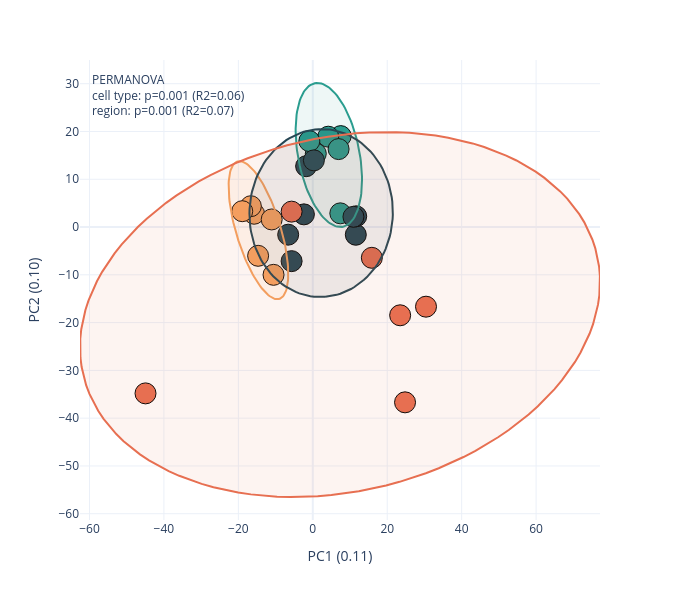

Here is the notebook cell this chart was saved with:
### Code cell
# Figure 5e (part 3) - PCA + 95% data ellipses + PERMANOVA (overall / cell type / region).
pca = ac.run_pca(norm)
print('explained variance:', pca[1])
pdf = pca[0][0]

feat = [c for c in norm.columns if c not in ('group', 'sample', 'subject')]
D2 = squareform(pdist(norm[feat].values, 'euclidean')) ** 2
grp = norm['group'].values
celltype = np.array(['act' if g.startswith('act') else 'inh' for g in grp])
region   = np.array(['subcortex' if 'subcortex' in g else 'cortex' for g in grp])
res = {}
for name, lab in [('overall (4 groups)', grp), ('cell type (act/inh)', celltype), ('region (ctx/subctx)', region)]:
    F, R2, pv = permanova(D2, lab)
    res[name] = (F, R2, pv)
    print(f'PERMANOVA {name:<22} pseudo-F={F:.2f}  R2={R2:.3f}  p={pv:.4f}')

CMAP = {'act_cortex': '#2a9d8f', 'act_subcortex': '#f4a261', 'inh_cortex': '#264653', 'inh_subcortex': '#e76f51'}

def _ellipse(xs, ys, chi2_95=5.991, npts=120):
    cov = np.cov(xs, ys); mean = np.array([np.mean(xs), np.mean(ys)])
    vals, vecs = np.linalg.eigh(cov)
    t = np.linspace(0, 2 * np.pi, npts); circ = np.array([np.cos(t), np.sin(t)])
    ell = mean[:, None] + vecs @ (np.sqrt(chi2_95) * np.sqrt(vals)[:, None] * circ)
    return ell[0], ell[1]

fig = px.scatter(pdf, x='x', y='y', color='group', hover_name='sample', color_discrete_map=CMAP)
fig.update_traces(marker=dict(size=21, line=dict(width=1, color='black')))
for g, c in CMAP.items():
    sub = pdf[pdf['group'] == g]
    if len(sub) >= 3:
        ex, ey = _ellipse(sub['x'].values, sub['y'].values)
        fig.add_trace(go.Scatter(x=ex, y=ey, mode='lines', line=dict(color=c, width=2),
                                 fill='toself', fillcolor=_hex_to_rgba(c, 0.08),
                                 showlegend=False, hoverinfo='skip'))
ct = res['cell type (act/inh)']; rg = res['region (ctx/subctx)']
ann = ('PERMANOVA<br>cell type: p=%.3f (R2=%.2f)<br>region: p=%.3f (R2=%.2f)'
       % (ct[2], ct[1], rg[2], rg[1]))
fig.add_annotation(x=0.02, y=0.98, xref='paper', yref='paper', showarrow=False, align='left', text=ann)
fig.update_layout(width=680, height=600, template='plotly_white',
                  xaxis_title=pca[1]['x_title'], yaxis_title=pca[1]['y_title'], showlegend = False)
fig.show()
fig.write_image(r'D:\Projects\nanoPhos\figures_upd\figure5\figure5e.pdf', width=600, height=600)

### Figure 1 — Plotly figure (JSON) as saved in the notebook; plotly's stock layout.template omitted (floating-point values rounded to 4 significant figures)
{"data": [{"hovertemplate": "<b>%{hovertext}</b><br><br>group=act_cortex<br>x=%{x}<br>y=%{y}<extra></extra>", "hovertext": ["act_cortex_1", "act_cortex_2", "act_cortex_3", "act_cortex_4", "act_cortex_5", "act_cortex_6"], "legendgroup": "act_cortex", "marker": {"color": "#2a9d8f", "line": {"color": "black", "width": 1}, "size": 21, "symbol": "circle"}, "mode": "markers", "name": "act_cortex", "orientation": "v", "showlegend": true, "type": "scatter", "x": [7.394, 7.499, 4.145, 0.806, -0.9337, 6.932], "xaxis": "x", "y": [2.865, 19.03, 18.91, 15.36, 17.99, 16.31], "yaxis": "y"}, {"hovertemplate": "<b>%{hovertext}</b><br><br>group=act_subcortex<br>x=%{x}<br>y=%{y}<extra></extra>", "hovertext": ["act_subcortex_1", "act_subcortex_2", "act_subcortex_3", "act_subcortex_4", "act_subcortex_5", "act_subcortex_6"], "legendgroup": "act_subcortex", "marker": {"color": "#f4a261", "line": {"color": "black", "width": 1}, "size": 21, "symbol": "circle"}, "mode": "markers", "name": "act_subcortex", "orientation": "v", "showlegend": true, "type": "scatter", "x": [-15.77, -16.64, -18.96, -14.69, -11.05, -10.55], "xaxis": "x", "y": [2.782, 4.362, 3.314, -6.023, 1.588, -10.01], "yaxis": "y"}, {"hovertemplate": "<b>%{hovertext}</b><br><br>group=inh_cortex<br>x=%{x}<br>y=%{y}<extra></extra>", "hovertext": ["inh_cortex_1", "inh_cortex_2", "inh_cortex_3", "inh_cortex_4", "inh_cortex_5", "inh_cortex_6", "inh_cortex_7", "inh_cortex_8"], "legendgroup": "inh_cortex", "marker": {"color": "#264653", "line": {"color": "black", "width": 1}, "size": 21, "symbol": "circle"}, "mode": "markers", "name": "inh_cortex", "orientation": "v", "showlegend": true, "type": "scatter", "x": [-1.796, 0.2929, -2.387, -5.697, -6.618, 11.56, 11.66, 10.92], "xaxis": "x", "y": [12.72, 13.95, 2.653, -7.135, -1.6, -1.612, 2.253, 2.142], "yaxis": "y"}, {"hovertemplate": "<b>%{hovertext}</b><br><br>group=inh_subcortex<br>x=%{x}<br>y=%{y}<extra></extra>", "hovertext": ["inh_subcortex_1", "inh_subcortex_2", "inh_subcortex_3", "inh_subcortex_4", "inh_subcortex_5", "inh_subcortex_6"], "legendgroup": "inh_subcortex", "marker": {"color": "#e76f51", "line": {"color": "black", "width": 1}, "size": 21, "symbol": "circle"}, "mode": "markers", "name": "inh_subcortex", "orientation": "v", "showlegend": true, "type": "scatter", "x": [-5.697, -44.95, 24.78, 23.47, 15.86, 30.42], "xaxis": "x", "y": [3.223, -34.81, -36.69, -18.47, -6.442, -16.67], "yaxis": "y"}, {"fill": "toself", "fillcolor": "rgba(42, 157, 143, 0.08)", "hoverinfo": "skip", "line": {"color": "#2a9d8f", "width": 2}, "mode": "lines", "showlegend": false, "type": "scatter", "x": [-3.507, -3.723, -3.916, -4.087, -4.234, -4.357, -4.456, -4.531, -4.581, -4.606, -4.607, -4.583, -4.533, -4.46, -4.361, -4.239, -4.093, -3.923, -3.731, -3.516, -3.279, -3.021, -2.743, -2.445, -2.128, -1.793, -1.441, -1.073, -0.6907, -0.294, 0.1156, 0.5368, 0.9685, 1.41, 1.859, 2.315, 2.776, 3.242, 3.71, 4.181, 4.652, 5.121, 5.589, 6.053, 6.512, 6.965, 7.41, 7.847, 8.274, 8.69, 9.094, 9.484, 9.86, 10.22, 10.56, 10.89, 11.2, 11.49, 11.76, 12.01, 12.23, 12.44, 12.62, 12.78, 12.91, 13.02, 13.11, 13.17, 13.21, 13.22, 13.21, 13.18, 13.11, 13.03, 12.92, 12.78, 12.63, 12.44, 12.24, 12.01, 11.77, 11.5, 11.21, 10.9, 10.58, 10.23, 9.874, 9.498, 9.109, 8.705, 8.29, 7.863, 7.427, 6.981, 6.529, 6.07, 5.606, 5.139, 4.669, 4.198, 3.728, 3.259, 2.793, 2.332, 1.875, 1.426, 0.9847, 0.5526, 0.131, -0.279, -0.6762, -1.06, -1.428, -1.78, -2.116, -2.433, -2.732, -3.011, -3.27, -3.507], "y": [12.83, 13.61, 14.41, 15.2, 16.0, 16.79, 17.58, 18.36, 19.13, 19.89, 20.64, 21.37, 22.08, 22.78, 23.45, 24.1, 24.72, 25.32, 25.89, 26.43, 26.94, 27.41, 27.85, 28.26, 28.62, 28.95, 29.24, 29.49, 29.71, 29.88, 30.01, 30.09, 30.14, 30.14, 30.11, 30.03, 29.9, 29.74, 29.54, 29.29, 29.01, 28.69, 28.33, 27.93, 27.49, 27.03, 26.53, 25.99, 25.43, 24.84, 24.22, 23.57, 22.9, 22.21, 21.5, 20.77, 20.03, 19.27, 18.5, 17.72, 16.94, 16.14, 15.35, 14.55, 13.76, 12.97, 12.19, 11.41, 10.64, 9.889, 9.15, 8.427, 7.722, 7.039, 6.377, 5.74, 5.129, 4.545, 3.991, 3.468, 2.977, 2.52, 2.098, 1.712, 1.364, 1.053, 0.7819, 0.5504, 0.3594, 0.2094, 0.1009, 0.03406, 0.009197, 0.02633, 0.08542, 0.1863, 0.3287, 0.5122, 0.7362, 1.0, 1.304, 1.645, 2.024, 2.44, 2.891, 3.375, 3.893, 4.441, 5.019, 5.625, 6.258, 6.915, 7.595, 8.296, 9.015, 9.752, 10.5, 11.27, 12.04, 12.83]}, {"fill": "toself", "fillcolor": "rgba(244, 162, 97, 0.08)", "hoverinfo": "skip", "line": {"color": "#f4a261", "width": 2}, "mode": "lines", "showlegend": false, "type": "scatter", "x": [-19.96, -20.27, -20.56, -20.84, -21.09, -21.33, -21.55, -21.76, -21.94, -22.1, -22.24, -22.36, -22.45, -22.53, -22.58, -22.61, -22.62, -22.61, -22.57, -22.52, -22.44, -22.33, -22.21, -22.07, -21.9, -21.71, -21.51, -21.28, -21.04, -20.78, -20.5, -20.21, -19.9, -19.57, -19.23, -18.88, -18.52, -18.14, -17.76, -17.36, -16.96, -16.56, -16.14, -15.72, -15.3, -14.88, -14.46, -14.04, -13.62, -13.2, -12.78, -12.37, -11.97, -11.58, -11.19, -10.81, -10.44, -10.09, -9.745, -9.416, -9.101, -8.802, -8.518, -8.252, -8.004, -7.773, -7.562, -7.371, -7.2, -7.049, -6.919, -6.811, -6.725, -6.66, -6.618, -6.598, -6.601, -6.625, -6.672, -6.741, -6.832, -6.945, -7.079, -7.234, -7.409, -7.605, -7.82, -8.054, -8.307, -8.577, -8.863, -9.166, -9.484, -9.816, -10.16, -10.52, -10.89, -11.27, -11.66, -12.06, -12.46, -12.87, -13.29, -13.7, -14.13, -14.55, -14.97, -15.39, -15.81, -16.23, -16.64, -17.05, -17.45, -17.84, -18.22, -18.59, -18.95, -19.3, -19.64, -19.96], "y": [-2.901, -2.145, -1.385, -0.623, 0.139, 0.8988, 1.654, 2.403, 3.144, 3.873, 4.591, 5.293, 5.979, 6.647, 7.294, 7.918, 8.519, 9.095, 9.643, 10.16, 10.65, 11.11, 11.53, 11.92, 12.28, 12.6, 12.88, 13.13, 13.33, 13.5, 13.63, 13.72, 13.77, 13.77, 13.74, 13.67, 13.56, 13.41, 13.21, 12.98, 12.72, 12.41, 12.07, 11.69, 11.28, 10.84, 10.36, 9.85, 9.313, 8.748, 8.157, 7.542, 6.903, 6.244, 5.565, 4.868, 4.157, 3.432, 2.695, 1.949, 1.196, 0.4379, -0.3235, -1.086, -1.847, -2.605, -3.357, -4.102, -4.838, -5.561, -6.272, -6.966, -7.643, -8.3, -8.937, -9.55, -10.14, -10.7, -11.23, -11.74, -12.21, -12.65, -13.06, -13.43, -13.77, -14.07, -14.34, -14.56, -14.75, -14.9, -15.01, -15.08, -15.1, -15.09, -15.04, -14.95, -14.81, -14.64, -14.43, -14.18, -13.9, -13.57, -13.21, -12.82, -12.39, -11.93, -11.44, -10.91, -10.36, -9.784, -9.18, -8.553, -7.904, -7.234, -6.546, -5.842, -5.124, -4.392, -3.651, -2.901]}, {"fill": "toself", "fillcolor": "rgba(38, 70, 83, 0.08)", "hoverinfo": "skip", "line": {"color": "#264653", "width": 2}, "mode": "lines", "showlegend": false, "type": "scatter", "x": [3.385, 2.368, 1.351, 0.3363, -0.673, -1.674, -2.664, -3.641, -4.601, -5.542, -6.462, -7.357, -8.225, -9.065, -9.872, -10.65, -11.38, -12.08, -12.74, -13.36, -13.94, -14.47, -14.95, -15.39, -15.77, -16.11, -16.39, -16.63, -16.81, -16.93, -17.01, -17.03, -16.99, -16.91, -16.77, -16.57, -16.33, -16.03, -15.68, -15.28, -14.83, -14.34, -13.8, -13.21, -12.58, -11.91, -11.2, -10.45, -9.672, -8.856, -8.01, -7.134, -6.233, -5.308, -4.361, -3.397, -2.417, -1.423, -0.4198, 0.5911, 1.607, 2.624, 3.64, 4.652, 5.658, 6.654, 7.638, 8.607, 9.558, 10.49, 11.4, 12.28, 13.13, 13.96, 14.75, 15.5, 16.22, 16.9, 17.54, 18.14, 18.69, 19.2, 19.66, 20.07, 20.43, 20.74, 21.0, 21.21, 21.36, 21.46, 21.51, 21.5, 21.44, 21.33, 21.16, 20.94, 20.67, 20.34, 19.97, 19.55, 19.08, 18.56, 17.99, 17.39, 16.74, 16.05, 15.32, 14.55, 13.75, 12.92, 12.06, 11.17, 10.26, 9.32, 8.365, 7.392, 6.405, 5.406, 4.398, 3.385], "y": [-14.61, -14.65, -14.65, -14.59, -14.48, -14.33, -14.13, -13.88, -13.58, -13.24, -12.86, -12.42, -11.95, -11.44, -10.88, -10.29, -9.656, -8.99, -8.291, -7.561, -6.802, -6.016, -5.205, -4.371, -3.516, -2.644, -1.757, -0.8558, 0.05548, 0.9747, 1.899, 2.827, 3.755, 4.68, 5.601, 6.514, 7.417, 8.308, 9.183, 10.04, 10.88, 11.7, 12.49, 13.25, 13.99, 14.69, 15.37, 16.0, 16.61, 17.17, 17.69, 18.17, 18.61, 19.01, 19.36, 19.67, 19.93, 20.14, 20.3, 20.42, 20.48, 20.5, 20.47, 20.39, 20.26, 20.08, 19.85, 19.58, 19.26, 18.9, 18.49, 18.04, 17.54, 17.01, 16.43, 15.82, 15.17, 14.49, 13.77, 13.03, 12.26, 11.46, 10.63, 9.79, 8.926, 8.046, 7.152, 6.245, 5.33, 4.408, 3.481, 2.553, 1.626, 0.7028, -0.2144, -1.123, -2.02, -2.903, -3.77, -4.619, -5.446, -6.251, -7.029, -7.78, -8.501, -9.19, -9.846, -10.47, -11.05, -11.59, -12.09, -12.56, -12.97, -13.35, -13.68, -13.96, -14.19, -14.38, -14.52, -14.61]}, {"fill": "toself", "fillcolor": "rgba(231, 111, 81, 0.08)", "hoverinfo": "skip", "line": {"color": "#e76f51", "width": 2}, "mode": "lines", "showlegend": false, "type": "scatter", "x": [12.37, 8.689, 5.0, 1.319, -2.346, -5.985, -9.586, -13.14, -16.64, -20.07, -23.42, -26.69, -29.86, -32.93, -35.89, -38.73, -41.44, -44.01, -46.44, -48.72, -50.84, -52.8, -54.6, -56.22, -57.67, -58.93, -60.01, -60.9, -61.6, -62.11, -62.43, -62.55, -62.47, -62.21, -61.74, -61.09, -60.24, -59.21, -57.99, -56.59, -55.01, -53.26, -51.34, -49.26, -47.01, -44.62, -42.08, -39.4, -36.6, -33.67, -30.63, -27.48, -24.23, -20.9, -17.49, -14.0, -10.46, -6.873, -3.243, 0.4166, 4.095, 7.783, 11.47, 15.14, 18.8, 22.42, 26.0, 29.52, 32.99, 36.38, 39.69, 42.91, 46.04, 49.05, 51.95, 54.72, 57.37, 59.87, 62.22, 64.43, 66.47, 68.35, 70.06, 71.59, 72.95, 74.12, 75.1, 75.9, 76.51, 76.92, 77.14, 77.16, 76.99, 76.63, 76.07, 75.32, 74.38, 73.25, 71.94, 70.45, 68.79, 66.95, 64.94, 62.78, 60.46, 57.99, 55.39, 52.64, 49.78, 46.79, 43.69, 40.49, 37.2, 33.83, 30.38, 26.87, 23.3, 19.69, 16.04, 12.37], "y": [-55.29, -55.74, -56.09, -56.33, -56.47, -56.5, -56.42, -56.24, -55.95, -55.56, -55.06, -54.46, -53.76, -52.96, -52.06, -51.07, -49.99, -48.82, -47.57, -46.23, -44.82, -43.33, -41.77, -40.15, -38.46, -36.72, -34.93, -33.09, -31.21, -29.3, -27.35, -25.38, -23.39, -21.39, -19.37, -17.36, -15.34, -13.34, -11.35, -9.375, -7.427, -5.511, -3.629, -1.789, 0.005113, 1.748, 3.436, 5.062, 6.624, 8.116, 9.534, 10.87, 12.13, 13.31, 14.4, 15.39, 16.29, 17.1, 17.8, 18.41, 18.91, 19.31, 19.61, 19.8, 19.88, 19.85, 19.72, 19.49, 19.15, 18.7, 18.15, 17.5, 16.75, 15.9, 14.96, 13.92, 12.8, 11.58, 10.29, 8.912, 7.461, 5.937, 4.346, 2.692, 0.9791, -0.7874, -2.603, -4.462, -6.36, -8.291, -10.25, -12.23, -14.23, -16.24, -18.25, -20.27, -22.28, -24.28, -26.26, -28.22, -30.16, -32.05, -33.92, -35.73, -37.5, -39.22, -40.88, -42.47, -44.0, -45.45, -46.83, -48.14, -49.35, -50.48, -51.52, -52.47, -53.33, -54.08, -54.74, -55.29]}], "layout": {"annotations": [{"align": "left", "showarrow": false, "text": "PERMANOVA<br>cell type: p=0.001 (R2=0.06)<br>region: p=0.001 (R2=0.07)", "x": 0.02, "xref": "paper", "y": 0.98, "yref": "paper"}], "height": 600, "legend": {"title": {"text": "group"}, "tracegroupgap": 0}, "margin": {"t": 60}, "showlegend": false, "width": 680, "xaxis": {"anchor": "y", "domain": [0, 1], "title": {"text": "PC1 (0.11)"}}, "yaxis": {"anchor": "x", "domain": [0, 1], "title": {"text": "PC2 (0.10)"}}}}
